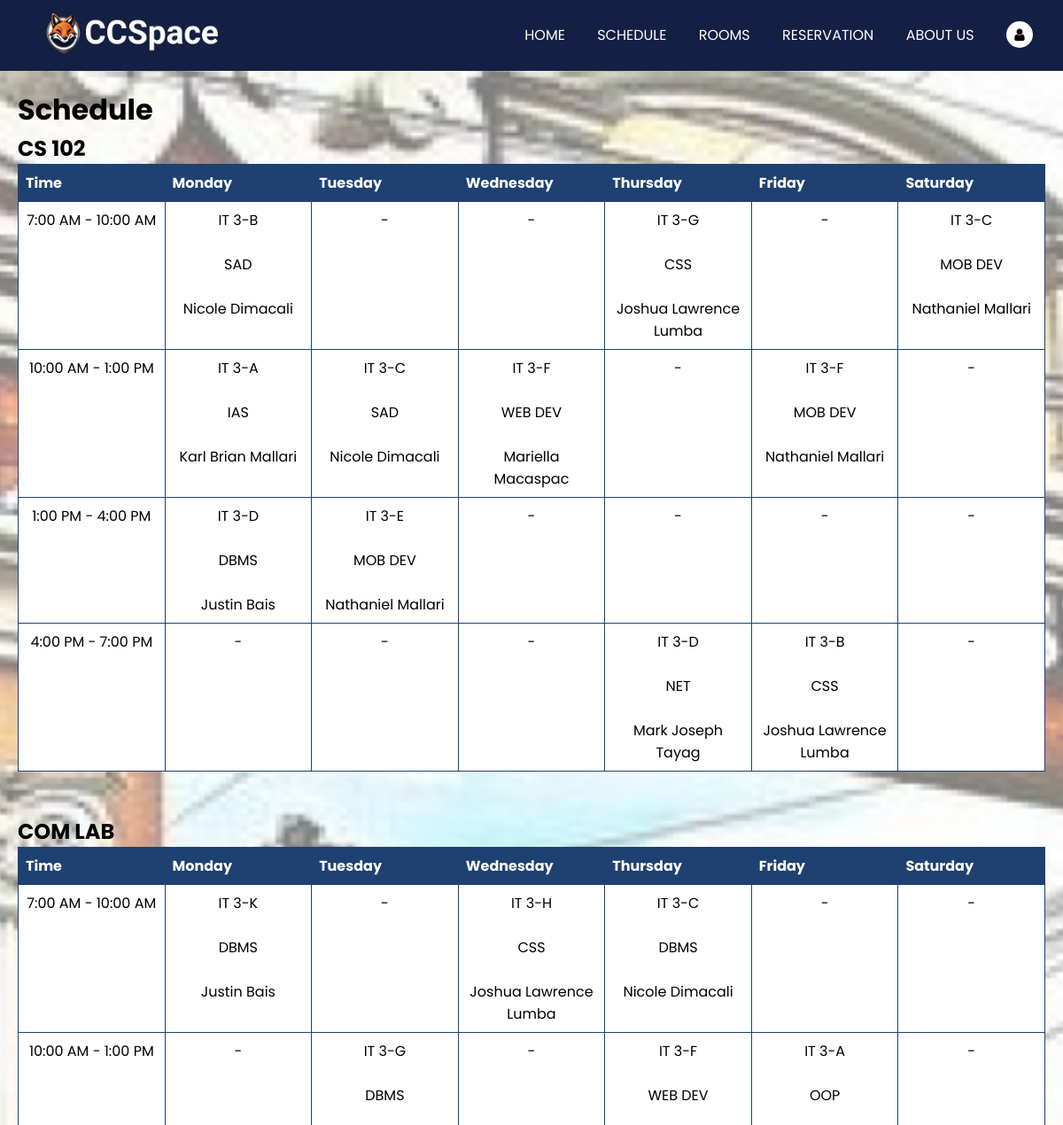
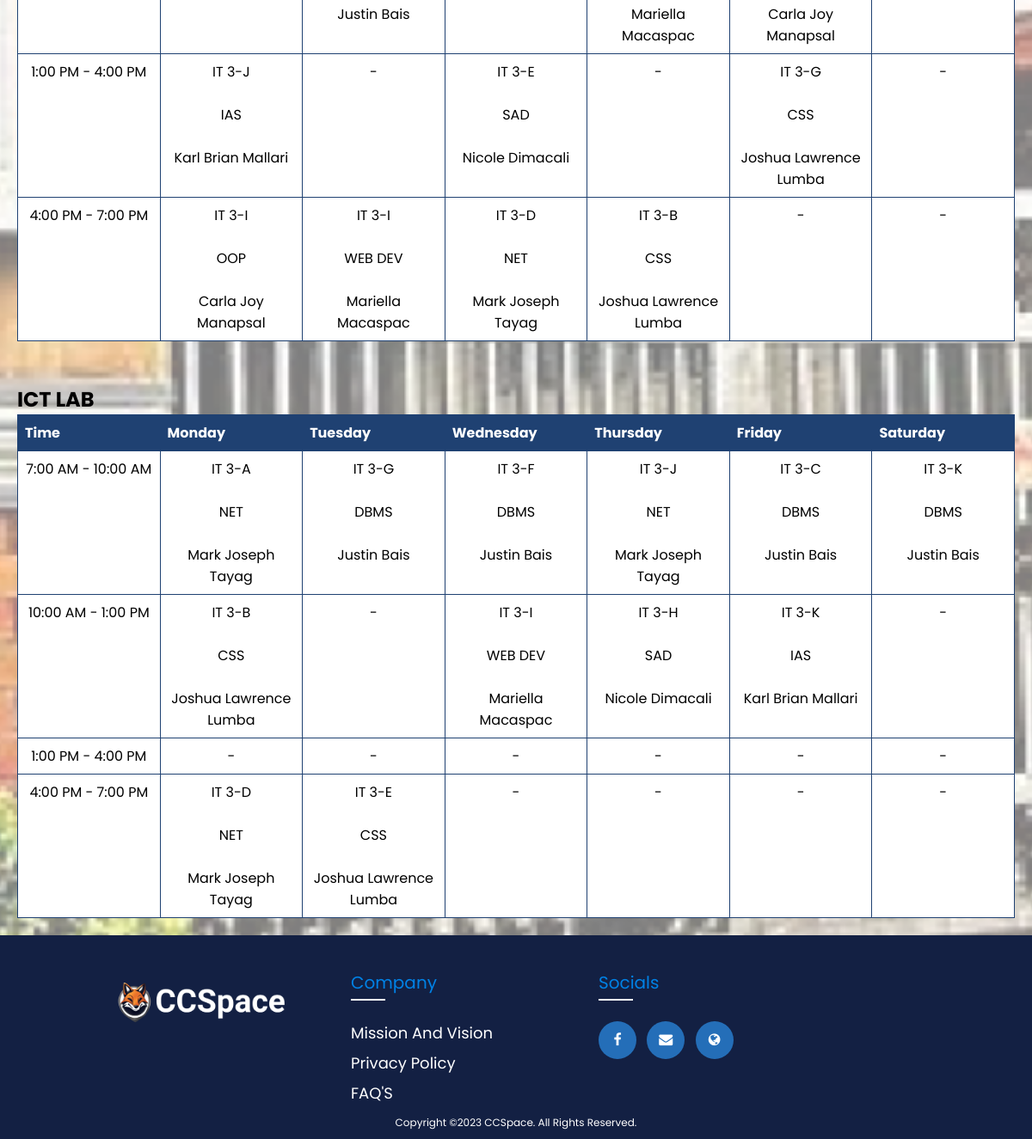
Page /main/schedule.php (signed in) on the committed database (2 pictures, top to bottom).
### tables this page shows
CREATE TABLE `ccs_schedule` (
  `schedule_id` int(11) NOT NULL,
  `prof_name` varchar(50) DEFAULT NULL,
  `room` varchar(20) DEFAULT NULL,
  `subject` varchar(20) DEFAULT NULL,
  `section` varchar(20) DEFAULT NULL,
  `sched_day` int(11) DEFAULT NULL,
  `time_start` time DEFAULT NULL,
  `time_end` time DEFAULT NULL
);

### main/schedule.php (the view, shortened to what this page needs)
<?php
    require_once '../configuration/dbcon.php';
try{
    if(isset($_SESSION['ccs_id'])){
        $sql = "SELECT * FROM ccs_schedule WHERE room = 'CS 102' AND time_start = '7:00' ORDER BY sched_day ASC";
        $stmt = $pdo->prepare($sql);
        $stmt->execute();
        $csseven = $stmt->fetchAll(PDO::FETCH_ASSOC);
        $sql = "SELECT * FROM ccs_schedule WHERE room = 'CS 102' AND time_start = '10:00' ORDER BY sched_day ASC";
        $stmt = $pdo->prepare($sql);
        $stmt->execute();
        $csten = $stmt->fetchAll(PDO::FETCH_ASSOC);
        $sql = "SELECT * FROM ccs_schedule WHERE room = 'CS 102' AND time_start = '13:00' ORDER BY sched_day ASC";
        $stmt = $pdo->prepare($sql);
        $stmt->execute();
        $csone = $stmt->fetchAll(PDO::FETCH_ASSOC);
        $sql = "SELECT * FROM ccs_schedule WHERE room = 'CS 102' AND time_start = '16:00' ORDER BY sched_day ASC";
        $stmt = $pdo->prepare($sql);
        $stmt->execute();
        $csfour = $stmt->fetchAll(PDO::FETCH_ASSOC);
        $sql = "SELECT * FROM ccs_schedule WHERE room = 'COM LAB' AND time_start = '7:00' ORDER BY sched_day ASC";
        $stmt = $pdo->prepare($sql);
        $stmt->execute();
        $comseven = $stmt->fetchAll(PDO::FETCH_ASSOC);
        $sql = "SELECT * FROM ccs_schedule WHERE room = 'COM LAB' AND time_start = '10:00' ORDER BY sched_day ASC";
        $stmt = $pdo->prepare($sql);
        $stmt->execute();
        $comten = $stmt->fetchAll(PDO::FETCH_ASSOC);
        $sql = "SELECT * FROM ccs_schedule WHERE room = 'COM LAB' AND time_start = '13:00' ORDER BY sched_day ASC";
        $stmt = $pdo->prepare($sql);
        $stmt->execute();
        $comone = $stmt->fetchAll(PDO::FETCH_ASSOC);
        $sql = "SELECT * FROM ccs_schedule WHERE room = 'COM LAB' AND time_start = '16:00' ORDER BY sched_day ASC";
        $stmt = $pdo->prepare($sql);
        $stmt->execute();
        $comfour = $stmt->fetchAll(PDO::FETCH_ASSOC);
        $sql = "SELECT * FROM ccs_schedule WHERE room = 'ICT LAB' AND time_start = '7:00' ORDER BY sched_day ASC";
        $stmt = $pdo->prepare($sql);
        $stmt->execute();
        $ictseven = $stmt->fetchAll(PDO::FETCH_ASSOC);
        $sql = "SELECT * FROM ccs_schedule WHERE room = 'ICT LAB' AND time_start = '10:00' ORDER BY sched_day ASC";
        $stmt = $pdo->prepare($sql);
        $stmt->execute();
        $ictten = $stmt->fetchAll(PDO::FETCH_ASSOC);
        $sql = "SELECT * FROM ccs_schedule WHERE room = 'ICT LAB' AND time_start = '13:00' ORDER BY sched_day ASC";
        $stmt = $pdo->prepare($sql);
        $stmt->execute();
        $ictone = $stmt->fetchAll(PDO::FETCH_ASSOC);
        $sql = "SELECT * FROM ccs_schedule WHERE room = 'ICT LAB' AND time_start = '16:00' ORDER BY sched_day ASC";
        $stmt = $pdo->prepare($sql);
        $stmt->execute();
        $ictfour = $stmt->fetchAll(PDO::FETCH_ASSOC);
    }
    else{
        header("Location: ../index.php");
    }
}
catch(PDOException $e){
    $error_log = "Error: " . $e->getMessage();
    echo '<script>alert("' . $error_log . '"); window.location.href = "../index.php";</script>';
    exit();
}
?>
<!DOCTYPE html>
<html lang="en">
<head>
    <link rel="stylesheet" href="https://stackpath.bootstrapcdn.com/font-awesome/4.7.0/css/font-awesome.min.css">
    <link rel="stylesheet" href="../styles/nav-footer.css">
</head>
<body>
    <?php require '../navigation/profile-nav.php';?>
        <main>
        <div class="content">
            <div class="title">
                <div class="title-left">
                    <h1>Schedule</h1>
                </div>
            </div>
            <table class="schedule">
                <h2>CS 102</h2>
                <thead>
                    <th>Time</th>
                    <th>Monday</th>
                    <th>Tuesday</th>
                    <th>Wednesday</th>
                    <th>Thursday</th>
                    <th>Friday</th>
                    <th>Saturday</th>
                </thead>
                <tbody>
                <?php
                    $times = array(
                        "7:00 AM - 10:00 AM",
                        "10:00 AM - 1:00 PM",
                        "1:00 PM - 4:00 PM",
                        "4:00 PM - 7:00 PM"
                    );
                    foreach ($times as $time) {
                        echo "<tr>";
                        echo "<td style='width: 100px'><p>{$time}</p></td>";
                        $days = array(1, 2, 3, 4, 5, 6);
                        foreach ($days as $day) {
                            $found = false;
                            if ($time == "7:00 AM - 10:00 AM"){
                                foreach ($csseven as $schedule) {
                                    if ($schedule['sched_day'] == $day) {
                                        echo "<td><p>{$schedule['section']}</p> <br> <p>{$schedule['subject']}</p> <br> <p>{$schedule['prof_name']}</p></td>";
                                        $found = true;
                                        break;
                                    }
                                }
                            }
                            elseif ($time == "10:00 AM - 1:00 PM"){
                                foreach ($csten as $schedule) {
                                    if ($schedule['sched_day'] == $day) {
                                        echo "<td><p>{$schedule['section']}</p> <br> <p>{$schedule['subject']}</p> <br> <p>{$schedule['prof_name']}</p></td>";
                                        $found = true;
                                        break;
                                    }
                                }
                            }
                            elseif ($time == "1:00 PM - 4:00 PM"){
                                foreach ($csone as $schedule) {
                                    if ($schedule['sched_day'] == $day) {
                                        echo "<td><p>{$schedule['section']}</p> <br> <p>{$schedule['subject']}</p> <br> <p>{$schedule['prof_name']}</p></td>";
                                        $found = true;
                                        break;
                                    }
                                }
                            }
                            elseif ($time == "4:00 PM - 7:00 PM"){
                                foreach ($csfour as $schedule) {
                                    if ($schedule['sched_day'] == $day) {
                                        echo "<td><p>{$schedule['section']}</p> <br> <p>{$schedule['subject']}</p> <br> <p>{$schedule['prof_name']}</p></td>";
                                        $found = true;
                                        break;
                                    }
                                }
                            }
                            if (!$found) {
                                echo "<td><p>-</p></td>";
                            }
                        }
                        echo "</tr>";
                    }
                ?>
                </tbody>
            </table>
            <table class="schedule">
                <h2>COM LAB</h2>
                <thead>
                    <th>Time</th>
                    <th>Monday</th>
                    <th>Tuesday</th>
                    <th>Wednesday</th>
                    <th>Thursday</th>
                    <th>Friday</th>
                    <th>Saturday</th>
                </thead>
                <tbody>
                <?php
                    $times = array(
                        "7:00 AM - 10:00 AM",
                        "10:00 AM - 1:00 PM",
                        "1:00 PM - 4:00 PM",
                        "4:00 PM - 7:00 PM"
                    );
                    foreach ($times as $time) {
                        echo "<tr>";
                        echo "<td style='width: 100px'><p>{$time}</p></td>";
                        $days = array(1, 2, 3, 4, 5, 6);
                        foreach ($days as $day) {
                            $found = false;
                            if ($time == "7:00 AM - 10:00 AM"){
                                foreach ($comseven as $schedule) {
                                    if ($schedule['sched_day'] == $day) {
                                        echo "<td><p>{$schedule['section']}</p> <br> <p>{$schedule['subject']}</p> <br> <p>{$schedule['prof_name']}</p></td>";
                                        $found = true;
                                        break;
                                    }
                                }
                            }
                            elseif ($time == "10:00 AM - 1:00 PM"){
                                foreach ($comten as $schedule) {
                                    if ($schedule['sched_day'] == $day) {
                                        echo "<td><p>{$schedule['section']}</p> <br> <p>{$schedule['subject']}</p> <br> <p>{$schedule['prof_name']}</p></td>";
                                        $found = true;
                                        break;
                                    }
                                }
                            }
                            elseif ($time == "1:00 PM - 4:00 PM"){
                                foreach ($comone as $schedule) {
                                    if ($schedule['sched_day'] == $day) {
                                        echo "<td><p>{$schedule['section']}</p> <br> <p>{$schedule['subject']}</p> <br> <p>{$schedule['prof_name']}</p></td>";
                                        $found = true;
                                        break;
                                    }
                                }
                            }
                            elseif ($time == "4:00 PM - 7:00 PM"){
                                foreach ($comfour as $schedule) {
                                    if ($schedule['sched_day'] == $day) {
                                        echo "<td><p>{$schedule['section']}</p> <br> <p>{$schedule['subject']}</p> <br> <p>{$schedule['prof_name']}</p></td>";
                                        $found = true;
                                        break;
                                    }
                                }
                            }
                            if (!$found) {
                                echo "<td><p>-</p></td>";
                            }
                        }
                        echo "</tr>";
                    }
                ?>
                </tbody>
            </table>
            <table class="schedule">
            <h2>ICT LAB</h2>
                <thead>
                    <th>Time</th>
                    <th>Monday</th>
                    <th>Tuesday</th>
                    <th>Wednesday</th>
                    <th>Thursday</th>
                    <th>Friday</th>
                    <th>Saturday</th>
                </thead>
                <tbody>
                <?php
                    $times = array(
                        "7:00 AM - 10:00 AM",
                        "10:00 AM - 1:00 PM",
                        "1:00 PM - 4:00 PM",
                        "4:00 PM - 7:00 PM"
                    );
                    foreach ($times as $time) {
                        echo "<tr>";
                        echo "<td style='width: 100px'><p>{$time}</p></td>";
                        $days = array(1, 2, 3, 4, 5, 6);
                        foreach ($days as $day) {
                            $found = false;
                            if ($time == "7:00 AM - 10:00 AM"){
                                foreach ($ictseven as $schedule) {
                                    if ($schedule['sched_day'] == $day) {
                                        echo "<td><p>{$schedule['section']}</p> <br> <p>{$schedule['subject']}</p> <br> <p>{$schedule['prof_name']}</p></td>";
                                        $found = true;
                                        break;
                                    }
                                }
                            }
                            elseif ($time == "10:00 AM - 1:00 PM"){
                                foreach ($ictten as $schedule) {
                                    if ($schedule['sched_day'] == $day) {
                                        echo "<td><p>{$schedule['section']}</p> <br> <p>{$schedule['subject']}</p> <br> <p>{$schedule['prof_name']}</p></td>";
                                        $found = true;
                                        break;
                                    }
                                }
                            }
                            elseif ($time == "1:00 PM - 4:00 PM"){
                                foreach ($ictone as $schedule) {
                                    if ($schedule['sched_day'] == $day) {
                                        echo "<td><p>{$schedule['section']}</p> <br> <p>{$schedule['subject']}</p> <br> <p>{$schedule['prof_name']}</p></td>";
                                        $found = true;
                                        break;
                                    }
                                }
                            }
                            elseif ($time == "4:00 PM - 7:00 PM"){
                                foreach ($ictfour as $schedule) {
                                    if ($schedule['sched_day'] == $day) {
                                        echo "<td><p>{$schedule['section']}</p> <br> <p>{$schedule['subject']}</p> <br> <p>{$schedule['prof_name']}</p></td>";
                                        $found = true;
                                        break;
                                    }
                                }
                            }
                            if (!$found) {
                                echo "<td><p>-</p></td>";
                            }
                        }
                        echo "</tr>";
                    }
                ?>
                </tbody>
            </table>
        </div>
        </main>
    <?php require '../navigation/main-footer.php'; ?>
</body>
</html>

### styles/nav-footer.css (style rules this page uses)
* { font-family: 'Poppins', 'sans-serif'; margin: 0; padding: 0; text-decoration: none; outline: none; list-style: none; box-sizing: border-box; text-transform: capitalize; }
main { display: flex; align-items: center; justify-content: center; margin-top: 0; width: 100%; height: auto; min-height: 80vh; background-image: url('../img/dhvsubg.png'); background-attachment: fixed; background-position: center; background-repeat: no-repeat; background-size: cover; }
@media (min-width: 859px) and (max-width: 1200px) { main { min-height: 70vh; } }

### main/schedule.php (style rules this page uses)
.title { height: auto; width: 100%; margin-bottom: 25px; }
.title-left { float: left; }
.content { padding: 20px; height: auto; }
.content h2 { margin-top: 50px; }
table { border-collapse: collapse; width: 100%; table-layout: fixed; }
thead { background-color: #1F4172; }
tbody { background-color: #fff; }
th, td { border: 1px solid #1F4172; text-align: left; padding: 8px; }
th { background-color: #1F4172; border: 1px solid #1F4172; color: white; }
.schedule td { vertical-align: top; text-align: center; }

### rows in the picture
ccs_schedule: section "IT 3-B", subject "SAD", prof_name "Nicole Dimacali"
ccs_schedule: section "IT 3-G", subject "CSS", prof_name "Joshua Lawrence Lumba"
ccs_schedule: section "IT 3-C", subject "MOB DEV", prof_name "Nathaniel Mallari"
ccs_schedule: section "IT 3-A", subject "IAS", prof_name "Karl Brian Mallari"
ccs_schedule: section "IT 3-C", subject "SAD", prof_name "Nicole Dimacali"
ccs_schedule: section "IT 3-F", subject "WEB DEV", prof_name "Mariella Macaspac"
ccs_schedule: section "IT 3-F", subject "MOB DEV", prof_name "Nathaniel Mallari"
ccs_schedule: section "IT 3-D", subject "DBMS", prof_name "Justin Bais"
ccs_schedule: section "IT 3-E", subject "MOB DEV", prof_name "Nathaniel Mallari"
ccs_schedule: section "IT 3-D", subject "NET", prof_name "Mark Joseph Tayag"
ccs_schedule: section "IT 3-B", subject "CSS", prof_name "Joshua Lawrence Lumba"
ccs_schedule: section "IT 3-K", subject "DBMS", prof_name "Justin Bais"
ccs_schedule: section "IT 3-H", subject "CSS", prof_name "Joshua Lawrence Lumba"
ccs_schedule: section "IT 3-C", subject "DBMS", prof_name "Nicole Dimacali"
ccs_schedule: section "IT 3-G", subject "DBMS", prof_name "Justin Bais"
ccs_schedule: section "IT 3-F", subject "WEB DEV", prof_name "Mariella Macaspac"
ccs_schedule: section "IT 3-A", subject "OOP", prof_name "Carla Joy Manapsal"
ccs_schedule: section "IT 3-J", subject "IAS", prof_name "Karl Brian Mallari"
ccs_schedule: section "IT 3-E", subject "SAD", prof_name "Nicole Dimacali"
ccs_schedule: section "IT 3-G", subject "CSS", prof_name "Joshua Lawrence Lumba"
ccs_schedule: section "IT 3-I", subject "OOP", prof_name "Carla Joy Manapsal"
ccs_schedule: section "IT 3-I", subject "WEB DEV", prof_name "Mariella Macaspac"
ccs_schedule: section "IT 3-D", subject "NET", prof_name "Mark Joseph Tayag"
ccs_schedule: section "IT 3-B", subject "CSS", prof_name "Joshua Lawrence Lumba"
ccs_schedule: section "IT 3-A", subject "NET", prof_name "Mark Joseph Tayag"
ccs_schedule: section "IT 3-G", subject "DBMS", prof_name "Justin Bais"
ccs_schedule: section "IT 3-F", subject "DBMS", prof_name "Justin Bais"
ccs_schedule: section "IT 3-J", subject "NET", prof_name "Mark Joseph Tayag"
ccs_schedule: section "IT 3-C", subject "DBMS", prof_name "Justin Bais"
ccs_schedule: section "IT 3-K", subject "DBMS", prof_name "Justin Bais"
ccs_schedule: section "IT 3-B", subject "CSS", prof_name "Joshua Lawrence Lumba"
ccs_schedule: section "IT 3-I", subject "WEB DEV", prof_name "Mariella Macaspac"
ccs_schedule: section "IT 3-H", subject "SAD", prof_name "Nicole Dimacali"
ccs_schedule: section "IT 3-K", subject "IAS", prof_name "Karl Brian Mallari"
ccs_schedule: section "IT 3-D", subject "NET", prof_name "Mark Joseph Tayag"
ccs_schedule: section "IT 3-E", subject "CSS", prof_name "Joshua Lawrence Lumba"

### other values in the picture
$time "7:00 AM - 10:00 AM"
$time "10:00 AM - 1:00 PM"
$time "1:00 PM - 4:00 PM"
$time "4:00 PM - 7:00 PM"
